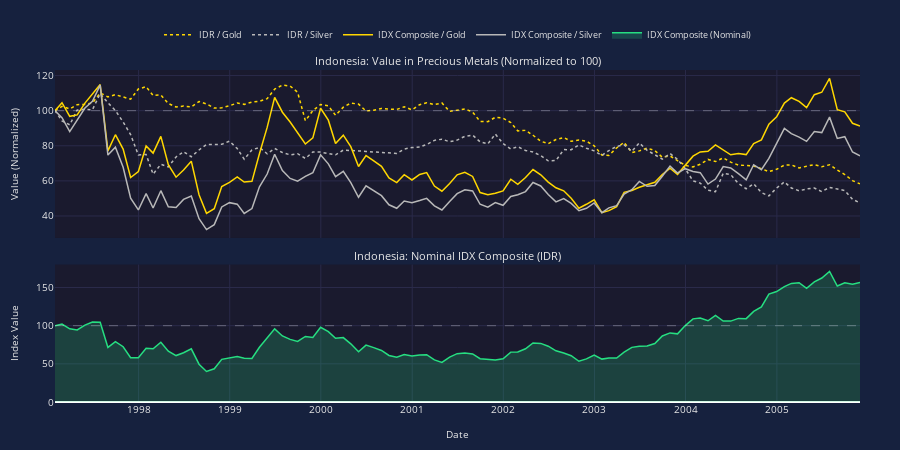

Source (notebook cell):
### Markdown cell above
## Indonesia: Asian Financial Crisis (1997-2000)

**Economic Difficulties:** The rupiah lost 80% of its value, falling from 2,500 to 17,000 per USD. Inflation reached 77% in 1998. GDP contracted 13%. The crisis led to the fall of the Suharto regime.

**Causes:** Contagion from Thailand's baht collapse, excessive short-term foreign debt in the private sector, weak banking system with connected lending, overvalued currency, and crony capitalism.

**Government Interventions:**
- *Float the rupiah (Aug 1997)*: Abandoned the managed float - currency collapsed further initially
- *IMF program (Oct 1997)*: $43 billion bailout with conditions - controversial structural reforms
- *Bank closures (Nov 1997)*: Closed 16 insolvent banks - triggered bank runs due to lack of deposit insurance (unsuccessful implementation)
- *Currency board proposal*: Considered but abandoned under IMF pressure
- *IBRA (1998)*: Indonesian Bank Restructuring Agency took over failed banks - eventually successful
- *Political transition*: Suharto resigned May 1998 - new government pursued reforms
- *Debt restructuring*: Corporate and bank debt restructured through "Jakarta Initiative"

Recovery was slow but Indonesia eventually emerged with stronger institutions and floating exchange rate.

### Code cell
show_country_analysis(norm_data['Indonesia'])
